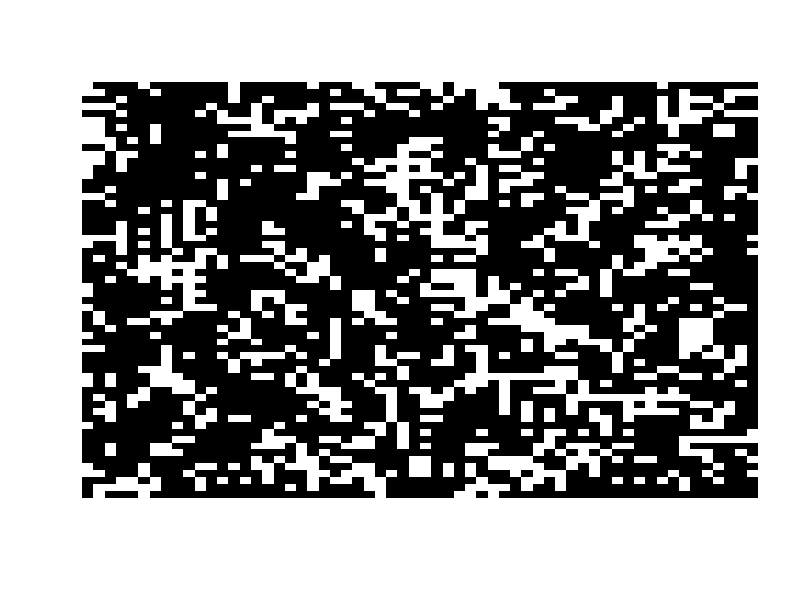
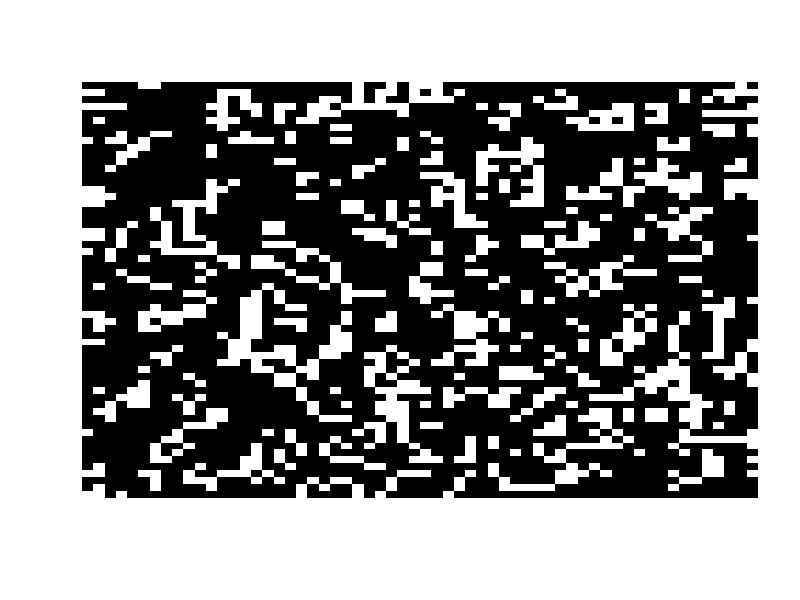
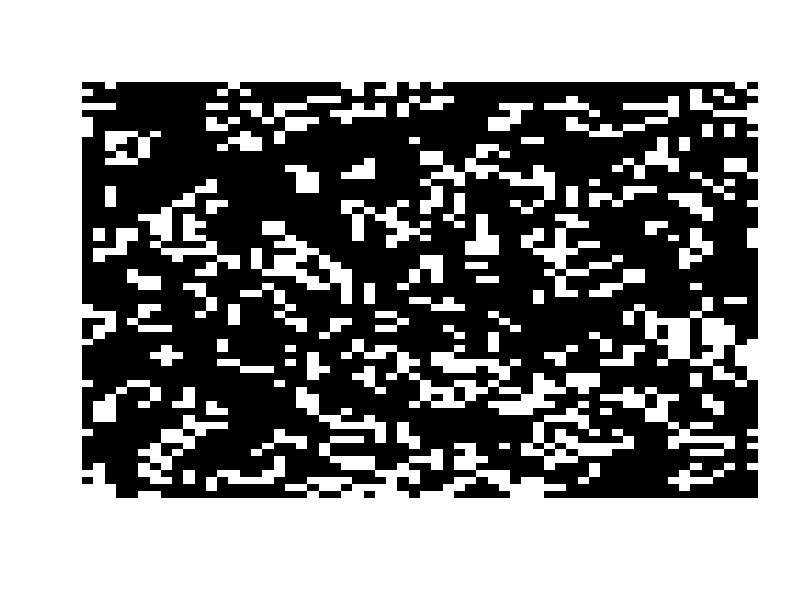
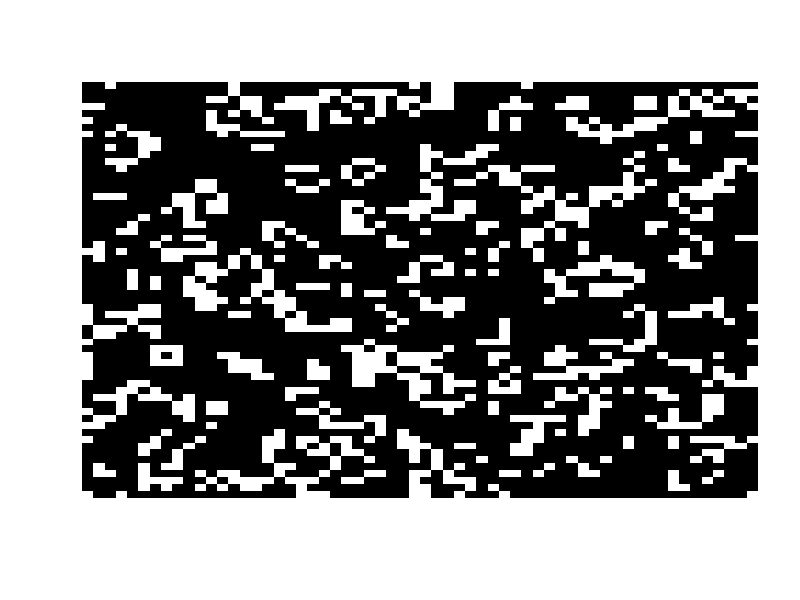
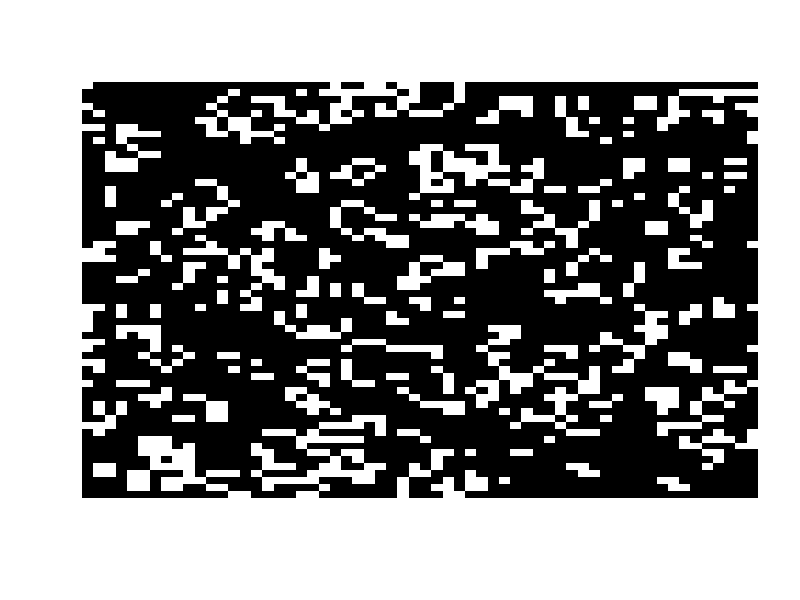
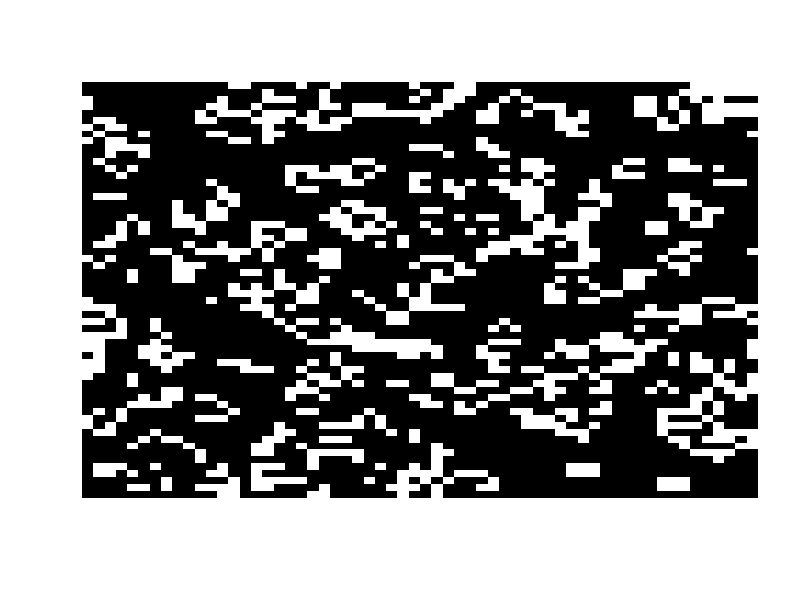
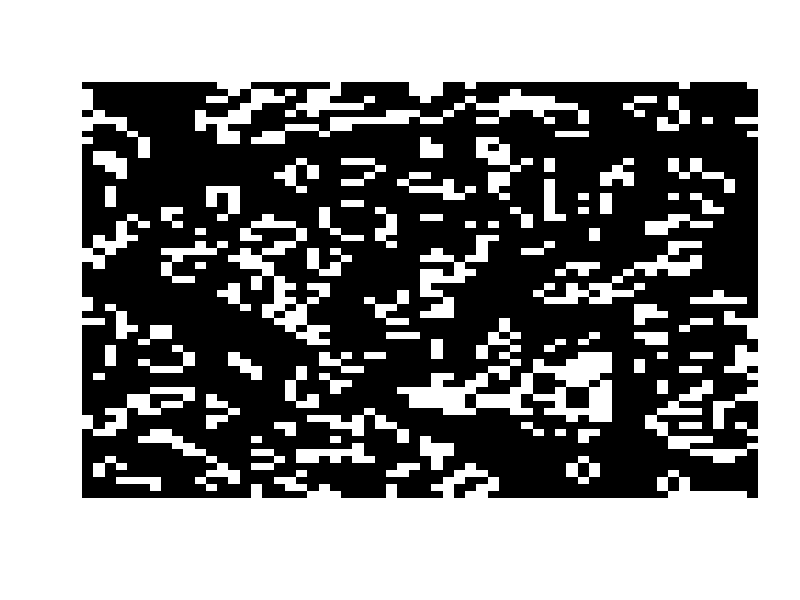
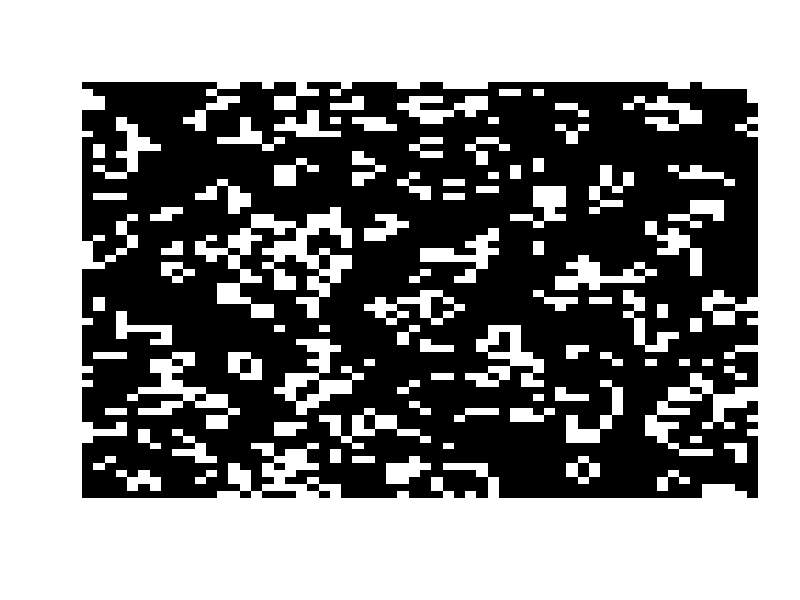

Reproduce these figures in R, in order.
m = 60

cosmos = matrix(floor(runif(m*m, min=0, max=2)), ncol=m)

MAXITER = 400

up <- c(2:m, 1)
down <- c(m, 2:m-1)

iters <- c(1:MAXITER)

for ( i in iters) {
    neighbours = cosmos[up, 1:m] + cosmos[down, 1:m] + cosmos[1:m, up] + cosmos[1:m, down] +
                 cosmos[up, up] + cosmos[up, down] + cosmos[down, up] + cosmos[down, down]
    cosmos = (neighbours == 3 | cosmos & neighbours == 2) * 1

    image(cosmos, axes = FALSE, col = grey(seq(0, 1, length = 256)))

    p1 <- proc.time()
    Sys.sleep(0.02)
    proc.time() - p1
}
